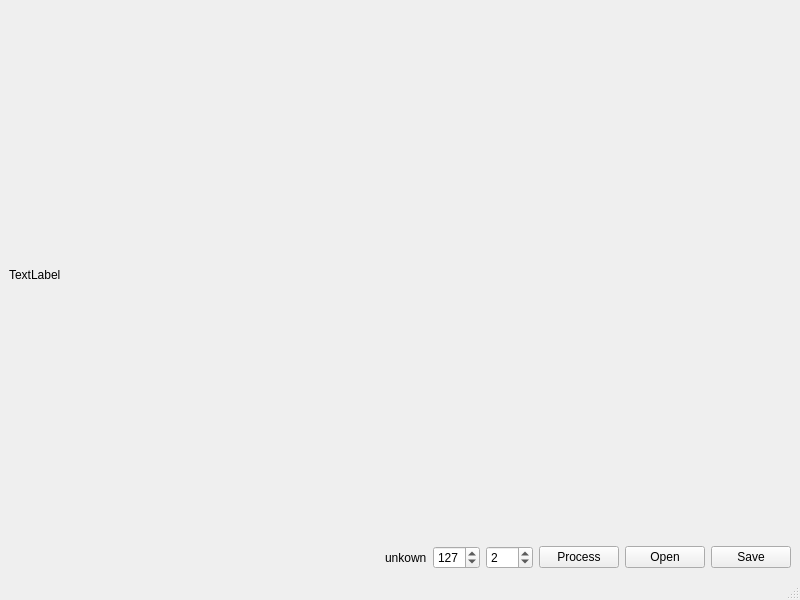
<?xml version="1.0" encoding="UTF-8"?>
<ui version="4.0">
 <class>MainWindow</class>
 <widget class="QMainWindow" name="MainWindow">
  <property name="geometry">
   <rect>
    <x>0</x>
    <y>0</y>
    <width>800</width>
    <height>600</height>
   </rect>
  </property>
  <property name="windowTitle">
   <string>MainWindow</string>
  </property>
  <widget class="QWidget" name="centralwidget">
   <layout class="QGridLayout" name="gridLayout">
    <item row="1" column="5">
     <widget class="QPushButton" name="openButton">
      <property name="text">
       <string>Open</string>
      </property>
     </widget>
    </item>
    <item row="1" column="2">
     <widget class="QSpinBox" name="colorCount">
      <property name="minimum">
       <number>1</number>
      </property>
      <property name="maximum">
       <number>255</number>
      </property>
      <property name="value">
       <number>127</number>
      </property>
     </widget>
    </item>
    <item row="1" column="4">
     <widget class="QPushButton" name="processButton">
      <property name="text">
       <string>Process</string>
      </property>
     </widget>
    </item>
    <item row="1" column="6">
     <widget class="QPushButton" name="saveButton">
      <property name="text">
       <string>Save</string>
      </property>
     </widget>
    </item>
    <item row="1" column="0">
     <spacer name="horizontalSpacer">
      <property name="orientation">
       <enum>Qt::Horizontal</enum>
      </property>
      <property name="sizeHint" stdset="0">
       <size>
        <width>40</width>
        <height>20</height>
       </size>
      </property>
     </spacer>
    </item>
    <item row="1" column="1">
     <widget class="QLabel" name="output">
      <property name="text">
       <string>unkown</string>
      </property>
     </widget>
    </item>
    <item row="0" column="0" colspan="7">
     <widget class="QLabel" name="image">
      <property name="sizePolicy">
       <sizepolicy hsizetype="MinimumExpanding" vsizetype="MinimumExpanding">
        <horstretch>0</horstretch>
        <verstretch>0</verstretch>
       </sizepolicy>
      </property>
      <property name="text">
       <string>TextLabel</string>
      </property>
     </widget>
    </item>
    <item row="1" column="3">
     <widget class="QSpinBox" name="cutsCount">
      <property name="minimum">
       <number>1</number>
      </property>
      <property name="maximum">
       <number>255</number>
      </property>
      <property name="value">
       <number>2</number>
      </property>
     </widget>
    </item>
   </layout>
  </widget>
  <widget class="QMenuBar" name="menubar">
   <property name="geometry">
    <rect>
     <x>0</x>
     <y>0</y>
     <width>800</width>
     <height>20</height>
    </rect>
   </property>
  </widget>
  <widget class="QStatusBar" name="statusbar"/>
 </widget>
 <resources/>
 <connections/>
</ui>
